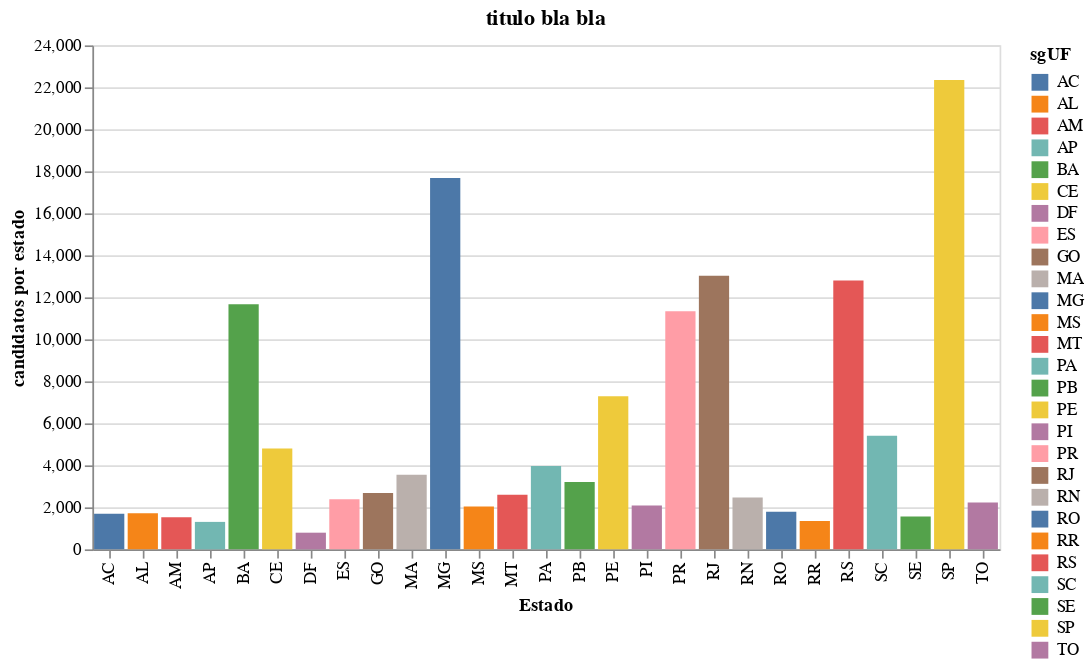

The notebook cell this image was saved under:
### Code cell
alt.Chart(qt_candidatos_uf, title='titulo bla bla').mark_bar().encode(
    x=alt.X('sgUF', title='Estado'),
    y=alt.Y('ideCadastro', title='candidatos por estado'),
    color= alt.Color('sgUF')
)

### Figure 1 — Vega-Lite specification as saved in the notebook (floating-point values rounded to 4 significant figures)
{"config": {"view": {"continuousWidth": 400, "continuousHeight": 300}}, "data": {"name": "data-de55765e2ce24a462313c2fe69bb3cc4"}, "mark": "bar", "encoding": {"color": {"type": "nominal", "field": "sgUF"}, "x": {"type": "nominal", "field": "sgUF", "title": "Estado"}, "y": {"type": "quantitative", "field": "ideCadastro", "title": "candidatos por estado"}}, "title": "titulo bla bla", "$schema": "https://vega.github.io/schema/vega-lite/v4.0.2.json", "datasets": {"data-de55765e2ce24a462313c2fe69bb3cc4": [{"sgUF": "AC", "ideCadastro": 1696}, {"sgUF": "AL", "ideCadastro": 1715}, {"sgUF": "AM", "ideCadastro": 1526}, {"sgUF": "AP", "ideCadastro": 1308}, {"sgUF": "BA", "ideCadastro": 11677}, {"sgUF": "CE", "ideCadastro": 4805}, {"sgUF": "DF", "ideCadastro": 794}, {"sgUF": "ES", "ideCadastro": 2391}, {"sgUF": "GO", "ideCadastro": 2679}, {"sgUF": "MA", "ideCadastro": 3547}, {"sgUF": "MG", "ideCadastro": 17688}, {"sgUF": "MS", "ideCadastro": 2040}, {"sgUF": "MT", "ideCadastro": 2598}, {"sgUF": "PA", "ideCadastro": 3965}, {"sgUF": "PB", "ideCadastro": 3208}, {"sgUF": "PE", "ideCadastro": 7295}, {"sgUF": "PI", "ideCadastro": 2085}, {"sgUF": "PR", "ideCadastro": 11335}, {"sgUF": "RJ", "ideCadastro": 13031}, {"sgUF": "RN", "ideCadastro": 2465}, {"sgUF": "RO", "ideCadastro": 1787}, {"sgUF": "RR", "ideCadastro": 1351}, {"sgUF": "RS", "ideCadastro": 12798}, {"sgUF": "SC", "ideCadastro": 5407}, {"sgUF": "SE", "ideCadastro": 1562}, {"sgUF": "SP", "ideCadastro": 22356}, {"sgUF": "TO", "ideCadastro": 2229}]}}
